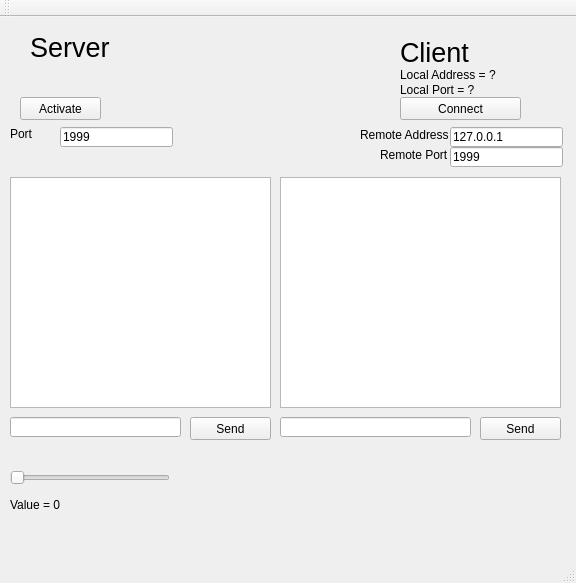
<?xml version="1.0" encoding="UTF-8"?>
<ui version="4.0">
 <class>MainWindow</class>
 <widget class="QMainWindow" name="MainWindow">
  <property name="geometry">
   <rect>
    <x>0</x>
    <y>0</y>
    <width>576</width>
    <height>583</height>
   </rect>
  </property>
  <property name="windowTitle">
   <string>QtNetwork</string>
  </property>
  <widget class="QWidget" name="centralWidget">
   <widget class="QPlainTextEdit" name="plainTextEditServer">
    <property name="geometry">
     <rect>
      <x>10</x>
      <y>160</y>
      <width>261</width>
      <height>231</height>
     </rect>
    </property>
   </widget>
   <widget class="QPlainTextEdit" name="plainTextEditClient">
    <property name="geometry">
     <rect>
      <x>280</x>
      <y>160</y>
      <width>281</width>
      <height>231</height>
     </rect>
    </property>
   </widget>
   <widget class="QPushButton" name="pushButtonServerActivateDeactivate">
    <property name="geometry">
     <rect>
      <x>20</x>
      <y>80</y>
      <width>81</width>
      <height>23</height>
     </rect>
    </property>
    <property name="text">
     <string>Activate</string>
    </property>
   </widget>
   <widget class="QPushButton" name="pushButtonClientConnectDisconnect">
    <property name="geometry">
     <rect>
      <x>400</x>
      <y>80</y>
      <width>121</width>
      <height>23</height>
     </rect>
    </property>
    <property name="text">
     <string>Connect</string>
    </property>
   </widget>
   <widget class="QLabel" name="labelServer">
    <property name="geometry">
     <rect>
      <x>30</x>
      <y>10</y>
      <width>101</width>
      <height>41</height>
     </rect>
    </property>
    <property name="font">
     <font>
      <pointsize>20</pointsize>
     </font>
    </property>
    <property name="text">
     <string>Server</string>
    </property>
   </widget>
   <widget class="QLabel" name="labelClient">
    <property name="geometry">
     <rect>
      <x>400</x>
      <y>20</y>
      <width>121</width>
      <height>31</height>
     </rect>
    </property>
    <property name="font">
     <font>
      <pointsize>20</pointsize>
     </font>
    </property>
    <property name="text">
     <string>Client</string>
    </property>
   </widget>
   <widget class="QLineEdit" name="lineEditClientRemoteAddress">
    <property name="geometry">
     <rect>
      <x>450</x>
      <y>110</y>
      <width>113</width>
      <height>20</height>
     </rect>
    </property>
    <property name="text">
     <string>127.0.0.1</string>
    </property>
   </widget>
   <widget class="QLabel" name="labelClientRemoteAddress">
    <property name="geometry">
     <rect>
      <x>360</x>
      <y>110</y>
      <width>91</width>
      <height>16</height>
     </rect>
    </property>
    <property name="text">
     <string>Remote Address</string>
    </property>
   </widget>
   <widget class="QLineEdit" name="lineEditClientRemotePort">
    <property name="geometry">
     <rect>
      <x>450</x>
      <y>130</y>
      <width>113</width>
      <height>20</height>
     </rect>
    </property>
    <property name="text">
     <string>1999</string>
    </property>
   </widget>
   <widget class="QLabel" name="labelClientRemotePort">
    <property name="geometry">
     <rect>
      <x>380</x>
      <y>130</y>
      <width>71</width>
      <height>16</height>
     </rect>
    </property>
    <property name="text">
     <string>Remote Port</string>
    </property>
   </widget>
   <widget class="QLineEdit" name="lineEditServerPort">
    <property name="geometry">
     <rect>
      <x>60</x>
      <y>110</y>
      <width>113</width>
      <height>20</height>
     </rect>
    </property>
    <property name="text">
     <string>1999</string>
    </property>
   </widget>
   <widget class="QLabel" name="labelServerPort">
    <property name="geometry">
     <rect>
      <x>10</x>
      <y>110</y>
      <width>47</width>
      <height>13</height>
     </rect>
    </property>
    <property name="text">
     <string>Port</string>
    </property>
   </widget>
   <widget class="QLabel" name="labelClientLocalAddress">
    <property name="geometry">
     <rect>
      <x>400</x>
      <y>50</y>
      <width>151</width>
      <height>16</height>
     </rect>
    </property>
    <property name="text">
     <string>Local Address = ?</string>
    </property>
   </widget>
   <widget class="QLabel" name="labelClientLocalPort">
    <property name="geometry">
     <rect>
      <x>400</x>
      <y>63</y>
      <width>151</width>
      <height>20</height>
     </rect>
    </property>
    <property name="text">
     <string>Local Port = ?</string>
    </property>
   </widget>
   <widget class="QLineEdit" name="lineEditServerMessageToSend">
    <property name="geometry">
     <rect>
      <x>10</x>
      <y>400</y>
      <width>171</width>
      <height>20</height>
     </rect>
    </property>
   </widget>
   <widget class="QLineEdit" name="lineEditClientMessageToSend">
    <property name="geometry">
     <rect>
      <x>280</x>
      <y>400</y>
      <width>191</width>
      <height>20</height>
     </rect>
    </property>
   </widget>
   <widget class="QPushButton" name="pushButtonServerSend">
    <property name="geometry">
     <rect>
      <x>190</x>
      <y>400</y>
      <width>81</width>
      <height>23</height>
     </rect>
    </property>
    <property name="text">
     <string>Send</string>
    </property>
   </widget>
   <widget class="QPushButton" name="pushButtonClientSend">
    <property name="geometry">
     <rect>
      <x>480</x>
      <y>400</y>
      <width>81</width>
      <height>23</height>
     </rect>
    </property>
    <property name="text">
     <string>Send</string>
    </property>
   </widget>
   <widget class="QSlider" name="horizontalSliderValue">
    <property name="geometry">
     <rect>
      <x>10</x>
      <y>450</y>
      <width>160</width>
      <height>22</height>
     </rect>
    </property>
    <property name="orientation">
     <enum>Qt::Horizontal</enum>
    </property>
   </widget>
   <widget class="QLabel" name="labelValue">
    <property name="geometry">
     <rect>
      <x>10</x>
      <y>480</y>
      <width>71</width>
      <height>16</height>
     </rect>
    </property>
    <property name="text">
     <string>Value = 0</string>
    </property>
   </widget>
  </widget>
  <widget class="QMenuBar" name="menuBar">
   <property name="geometry">
    <rect>
     <x>0</x>
     <y>0</y>
     <width>576</width>
     <height>21</height>
    </rect>
   </property>
  </widget>
  <widget class="QToolBar" name="mainToolBar">
   <attribute name="toolBarArea">
    <enum>TopToolBarArea</enum>
   </attribute>
   <attribute name="toolBarBreak">
    <bool>false</bool>
   </attribute>
  </widget>
  <widget class="QStatusBar" name="statusBar"/>
 </widget>
 <layoutdefault spacing="6" margin="11"/>
 <resources/>
 <connections/>
</ui>
